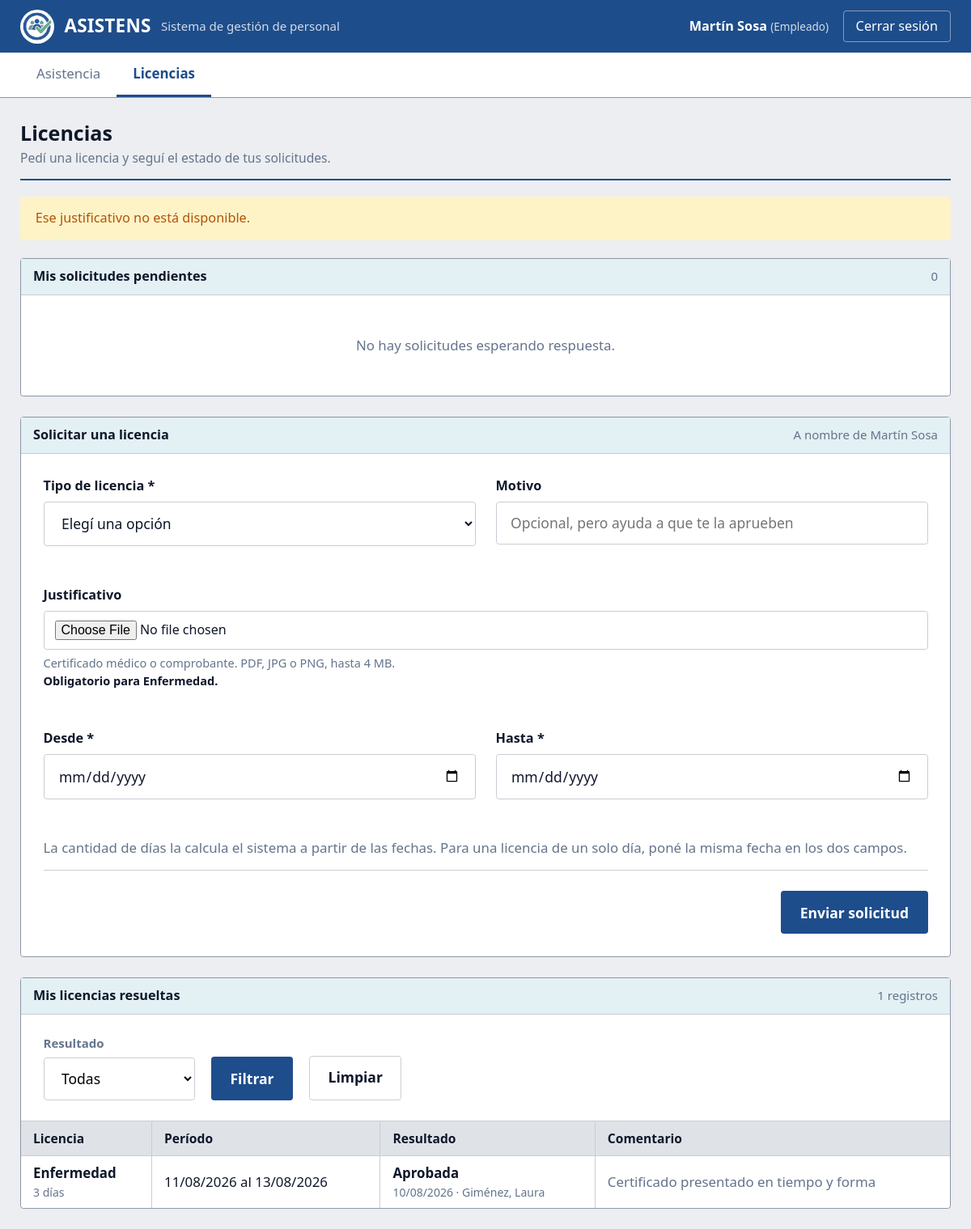
Screenshot of /licencias.php?msg=sin_archivo (signed in) with the database file from the repository.
### tables this page shows
CREATE TABLE licencias (
    id_licencia         INT      NOT NULL AUTO_INCREMENT,
    id_empleado         INT      NOT NULL,
    id_tipo             INT      NOT NULL,
    fecha_solicitud     DATE     NOT NULL,
    fecha_desde         DATE     NOT NULL,
    fecha_hasta         DATE     NOT NULL,
    dias_solicitados    INT      NOT NULL,
    motivo              VARCHAR(300) NULL,
     
     
     
    justificativo        VARCHAR(80)  NULL DEFAULT NULL,
    justificativo_nombre VARCHAR(160) NULL DEFAULT NULL,
    estado              ENUM('pendiente','aprobada','rechazada')
                                 NOT NULL DEFAULT 'pendiente',
    id_usuario_resuelve INT      NULL,
    fecha_resolucion    DATE     NULL,
    comentario          VARCHAR(300) NULL,

    PRIMARY KEY (id_licencia),
    KEY idx_licencias_empleado (id_empleado),
    KEY idx_licencias_estado   (estado),
    KEY idx_licencias_fechas   (fecha_desde, fecha_hasta),

    CONSTRAINT fk_licencias_empleado
        FOREIGN KEY (id_empleado) REFERENCES empleados (id_empleado)
        ON DELETE CASCADE
        ON UPDATE CASCADE,

    CONSTRAINT fk_licencias_tipo
        FOREIGN KEY (id_tipo) REFERENCES tipos_licencia (id_tipo)
        ON DELETE RESTRICT
        ON UPDATE CASCADE,

    CONSTRAINT fk_licencias_usuario_resuelve
        FOREIGN KEY (id_usuario_resuelve) REFERENCES usuarios (id_usuario)
        ON DELETE SET NULL
        ON UPDATE CASCADE,

    CONSTRAINT chk_licencias_rango
        CHECK (fecha_hasta >= fecha_desde)
);

CREATE TABLE tipos_licencia (
    id_tipo       INT          NOT NULL AUTO_INCREMENT,
    nombre        VARCHAR(50)  NOT NULL,
    dias_maximos  INT          NULL,
    con_goce      TINYINT(1)   NOT NULL DEFAULT 1,
     
     
    exige_justificativo TINYINT(1) NOT NULL DEFAULT 0,
    activo        TINYINT(1)   NOT NULL DEFAULT 1,

    PRIMARY KEY (id_tipo),
    UNIQUE KEY uq_tipos_licencia_nombre (nombre)
);

### includes/proteger.php (called while the page is built, shortened)
<?php
function limpio($texto)
{
    return htmlspecialchars($texto ?? '', ENT_QUOTES, 'UTF-8');
}

### licencias.php (the view, shortened to what this page needs)
<?php
require_once 'includes/proteger.php';
require_once 'config/conexion.php';
$es_rrhh     = (($_SESSION['rol'] ?? '') === 'rrhh');
$id_empleado = (int) $_SESSION['id_empleado'];
$tipos = $conexion->query(
    "SELECT id_tipo, nombre, dias_maximos, con_goce, exige_justificativo
       FROM tipos_licencia WHERE activo = 1 ORDER BY nombre"
)->fetchAll();
$errores = [];
$form    = ['id_tipo' => '', 'fecha_desde' => '', 'fecha_hasta' => '', 'motivo' => ''];
$avisos = [
    'solicitada'   => ['ok',    'Tu solicitud quedó registrada y espera respuesta de Recursos Humanos.'],
    'aprobada'     => ['ok',    'La licencia fue aprobada.'],
    'rechazada'    => ['ok',    'La licencia fue rechazada y el motivo quedó registrado.'],
    'cancelada'    => ['ok',    'La solicitud se canceló.'],
    'falta_motivo' => ['error', 'Para rechazar una licencia hay que escribir el motivo.'],
    'ya_resuelta'  => ['aviso', 'Esa solicitud ya había sido resuelta por otra persona.'],
    'sin_archivo'  => ['aviso', 'Ese justificativo no está disponible.'],
    'archivo_enorme' => ['error', 'El archivo que adjuntaste es demasiado grande. El máximo es 4 MB.'],
];
$aviso = $avisos[$_GET['msg'] ?? ''] ?? null;
$sql_pend = "
    SELECT l.id_licencia, l.fecha_solicitud, l.fecha_desde, l.fecha_hasta,
           l.dias_solicitados, l.motivo,
           l.justificativo, l.justificativo_nombre,
           CONCAT(e.apellido, ', ', e.nombre) AS empleado,
           e.legajo, t.nombre AS tipo, t.con_goce,
           DATEDIFF(CURDATE(), l.fecha_solicitud) AS dias_esperando
      FROM licencias l
      INNER JOIN empleados      e ON e.id_empleado = l.id_empleado
      INNER JOIN tipos_licencia t ON t.id_tipo     = l.id_tipo
     WHERE l.estado = 'pendiente'
       " . ($es_rrhh ? "" : "AND l.id_empleado = :id") . "
     ORDER BY l.fecha_solicitud ASC";
$c = $conexion->prepare($sql_pend);
$c->execute($es_rrhh ? [] : [':id' => $id_empleado]);
$pendientes = $c->fetchAll();
$f_estado   = $_GET['estado'] ?? 'todas';
$f_empleado = $es_rrhh ? (int) ($_GET['empleado'] ?? 0) : $id_empleado;
$cond = ["l.estado <> 'pendiente'"];
$par  = [];
if ($f_empleado > 0) {
    $cond[] = "l.id_empleado = :emp";
    $par[':emp'] = $f_empleado;
}
$sql_hist = "
    SELECT l.id_licencia, l.fecha_solicitud, l.fecha_desde, l.fecha_hasta,
           l.dias_solicitados, l.motivo, l.estado, l.fecha_resolucion, l.comentario,
           l.justificativo, l.justificativo_nombre,
           CONCAT(e.apellido, ', ', e.nombre) AS empleado,
           t.nombre AS tipo,
           CONCAT(r.apellido, ', ', r.nombre) AS resuelta_por
      FROM licencias l
      INNER JOIN empleados      e ON e.id_empleado = l.id_empleado
      INNER JOIN tipos_licencia t ON t.id_tipo     = l.id_tipo
      LEFT  JOIN usuarios       u ON u.id_usuario  = l.id_usuario_resuelve
      LEFT  JOIN empleados      r ON r.id_empleado = u.id_empleado
     WHERE " . implode(' AND ', $cond) . "
     ORDER BY l.fecha_resolucion DESC, l.id_licencia DESC";
$c = $conexion->prepare($sql_hist);
$c->execute($par);
$historial = $c->fetchAll();
require_once 'includes/cabecera.php';
?>
<main class="contenido">
    <div class="encabezado">
        <div>
            <h2>Licencias</h2>
            <p>
                <?= $es_rrhh
                    ? 'Solicitudes del personal y resolución de las pendientes.'
                    : 'Pedí una licencia y seguí el estado de tus solicitudes.' ?>
            </p>
        </div>
    </div>
    <?php if ($aviso): ?>
    <div class="alerta alerta--<?= $aviso[0] === 'ok' ? 'ok' : ($aviso[0] === 'error' ? 'error' : 'aviso') ?>">
        <span><?= limpio($aviso[1]) ?></span>
    </div>
    <?php endif; ?>
    <div class="caja">
        <div class="caja__titulo">
            <h3><?= $es_rrhh ? 'Solicitudes por resolver' : 'Mis solicitudes pendientes' ?></h3>
            <span class="texto-suave"><?= count($pendientes) ?></span>
        </div>
        <?php if (count($pendientes) === 0): ?>
            <p class="vacio">No hay solicitudes esperando respuesta.</p>
        <?php endif; ?>
    </div>
    <div class="caja">
        <div class="caja__titulo">
            <h3>Solicitar una licencia</h3>
            <span class="texto-suave">A nombre de <?= limpio($_SESSION['nombre']) ?></span>
        </div>
        <div class="panel__cuerpo">
            <form method="POST" action="licencias.php" novalidate
                  enctype="multipart/form-data">
                <div class="formulario-grilla">
                    <div class="campo">
                        <label for="id_tipo">Tipo de licencia *</label>
                        <select id="id_tipo" name="id_tipo"
                                class="<?= isset($errores['id_tipo']) ? 'error' : '' ?>">
                            <option value="">Elegí una opción</option>
                        </select>
                        <span class="campo__error"><?= limpio($errores['id_tipo'] ?? '') ?></span>
                    </div>
                    <div class="campo">
                        <label for="motivo_input">Motivo</label>
                        <input type="text" id="motivo_input" name="motivo" maxlength="300"
                               class="<?= isset($errores['motivo']) ? 'error' : '' ?>"
                               value="<?= limpio($form['motivo']) ?>"
                               placeholder="Opcional, pero ayuda a que te la aprueben">
                        <span class="campo__error"><?= limpio($errores['motivo'] ?? '') ?></span>
                    </div>
                    <div class="campo campo--ancho">
                        <label for="justificativo">Justificativo</label>
                        <input type="file" id="justificativo" name="justificativo"
                               class="<?= isset($errores['justificativo']) ? 'error' : '' ?>"
                               accept=".pdf,.jpg,.jpeg,.png">
                        <span class="campo__ayuda">
                            Certificado médico o comprobante. PDF, JPG o PNG, hasta 4 MB.
                            <?php
                            $obligan = [];
                            foreach ($tipos as $t) {
                                if (!empty($t['exige_justificativo'])) {
                                    $obligan[] = $t['nombre'];
                                }
                            }
                            ?>
                            <?php if (count($obligan) > 0): ?>
                            <br><strong>Obligatorio para <?= limpio(implode(', ', $obligan)) ?>.</strong>
                            <?php endif; ?>
                        </span>
                        <span class="campo__error"><?= limpio($errores['justificativo'] ?? '') ?></span>
                    </div>
                    <div class="campo">
                        <label for="fecha_desde">Desde *</label>
                        <input type="date" id="fecha_desde" name="fecha_desde"
                               class="<?= isset($errores['fecha_desde']) ? 'error' : '' ?>"
                               value="<?= limpio($form['fecha_desde']) ?>">
                        <span class="campo__error"><?= limpio($errores['fecha_desde'] ?? '') ?></span>
                    </div>
                    <div class="campo">
                        <label for="fecha_hasta">Hasta *</label>
                        <input type="date" id="fecha_hasta" name="fecha_hasta"
                               class="<?= isset($errores['fecha_hasta']) ? 'error' : '' ?>"
                               value="<?= limpio($form['fecha_hasta']) ?>">
                        <span class="campo__error"><?= limpio($errores['fecha_hasta'] ?? '') ?></span>
                    </div>
                </div>
                <p class="texto-suave" style="margin-bottom:14px">
                    La cantidad de días la calcula el sistema a partir de las fechas.
                    Para una licencia de un solo día, poné la misma fecha en los dos campos.
                </p>
                <div class="formulario__acciones">
                    <button type="submit" class="boton boton--primario">Enviar solicitud</button>
                </div>
            </form>
        </div>
    </div>
    <div class="caja">
        <div class="caja__titulo">
            <h3><?= $es_rrhh ? 'Historial de licencias resueltas' : 'Mis licencias resueltas' ?></h3>
            <span class="texto-suave"><?= count($historial) ?> registros</span>
        </div>
        <form method="GET" action="licencias.php" class="filtros">
            <div class="filtros__grupo">
                <label for="estado">Resultado</label>
                <select name="estado" id="estado">
                    <option value="todas"     <?= $f_estado === 'todas'     ? 'selected' : '' ?>>Todas</option>
                </select>
            </div>
            <button type="submit" class="boton boton--primario">Filtrar</button>
            <a href="licencias.php" class="boton boton--secundario">Limpiar</a>
        </form>
        <div class="tabla-contenedor">
            <table class="tabla tabla--densa tabla--aireada">
                <thead>
                    <tr>
                        <th><?= $es_rrhh ? 'Empleado' : 'Licencia' ?></th>
                        <th>Período</th>
                        <th>Resultado</th>
                        <th>Comentario</th>
                    </tr>
                </thead>
                <tbody>
                <?php if (count($historial) === 0): ?>
                    <tr>
                        <td colspan="4" class="vacio">
                            No hay licencias resueltas con esos criterios.
                        </td>
                    </tr>
                <?php else: ?>
                    <?php foreach ($historial as $l): ?>
                    <tr>
                        <td>
                            <?php if ($es_rrhh): ?>
                                <strong><?= limpio($l['empleado']) ?></strong>
                            <?php else: ?>
                                <strong><?= limpio($l['tipo']) ?></strong>
                            <?php endif; ?>
                            <span class="dato-sub">
                                <?= (int) $l['dias_solicitados'] ?>
                                <?= (int) $l['dias_solicitados'] === 1 ? 'día' : 'días' ?>
                            </span>
                        </td>
                        <td class="num nowrap">
                            <?= date('d/m/Y', strtotime($l['fecha_desde'])) ?>
                            al
                            <?= date('d/m/Y', strtotime($l['fecha_hasta'])) ?>
                        </td>
                        <td class="nowrap">
                            <?php if ($l['estado'] === 'aprobada'): ?>
                                <strong>Aprobada</strong>
                            <?php else: ?>
                                <span class="dato-vacio">Rechazada</span>
                            <?php endif; ?>
                            <span class="dato-sub">
                                <?= $l['fecha_resolucion']
                                    ? date('d/m/Y', strtotime($l['fecha_resolucion'])) : '—' ?>
                                &middot; <?= limpio($l['resuelta_por'] ?? 'Sistema') ?>
                            </span>
                        </td>
                        <td class="texto-suave"><?= limpio($l['comentario'] ?? '') ?></td>
                    </tr>
                    <?php endforeach; ?>
                <?php endif; ?>
                </tbody>
            </table>
        </div>
    </div>
</main>
<?php require_once 'includes/pie.php'; ?>

### css/base.css (style rules this page uses)
:root { --azul: #1e4d8b; --azul-oscuro: #163a68; --azul-claro: #e8eef6; --verde: #16a34a; --verde-claro: #dcfce7; --ambar: #d97706; --ambar-claro: #fef3c7; --rojo: #dc2626; --rojo-claro: #fee2e2; --texto: #0f172a; --texto-suave: #64748b; --borde: #c8cdd4; --borde-caja: #8c97a8; --agua: #e3f0f4; --fondo: #eceef1; --blanco: #ffffff; --ancho-sidebar: 325px; --radio: 3.75px; --radio-chico: 3.75px; --alto-cabecera: 65px; --sombra: none; --sombra-media: 0 2.5px 7.5px rgba(15, 23, 42, .08); --fondo-fila: #f5f6f8; }
* { margin: 0; padding: 0; box-sizing: border-box; }
body { font-family: 'Segoe UI', Tahoma, Verdana, Arial, sans-serif; background-color: var(--fondo); color: var(--texto); font-size: 16.88px; line-height: 1.45; }
a { text-decoration: none; color: inherit; }
table { border-collapse: collapse; width: 100%; }

### css/navegacion.css (style rules this page uses)
.contenido { padding: 25px; max-width: 1650px; margin: 0 auto; }
.encabezado { display: flex; justify-content: space-between; align-items: center; gap: 30px; margin-bottom: 20px; padding-bottom: 15px; border-bottom: 2.5px solid var(--azul); }
.encabezado h2 { font-size: 25px; font-weight: 700; }
.encabezado p { color: var(--texto-suave); margin-top: 1px; font-size: 15.62px; }

### css/pantallas.css (style rules this page uses)
.texto-suave { color: var(--texto-suave); }
.vacio { padding: 50px 27.5px; text-align: center; color: var(--texto-suave); }

### rows the page displays
licencias: id_tipo.nombre "Enfermedad", dias_solicitados "3", shows "días", fecha_desde "11/08/2026", fecha_hasta "13/08/2026", estado "Aprobada", fecha_resolucion "10/08/2026", resuelta_por "Giménez, Laura", comentario "Certificado presentado en tiempo y forma"

### other values shown
limpio($_SESSION['nombre'] ?? '') "Martín Sosa"
$s['texto'] "Asistencia"
$s['texto'] "Licencias"
limpio($aviso[1]) "Ese justificativo no está disponible."
count($pendientes) "0"
limpio($_SESSION['nombre']) "Martín Sosa"
limpio(implode(', ', $obligan)) "Enfermedad"
count($historial) "1"
